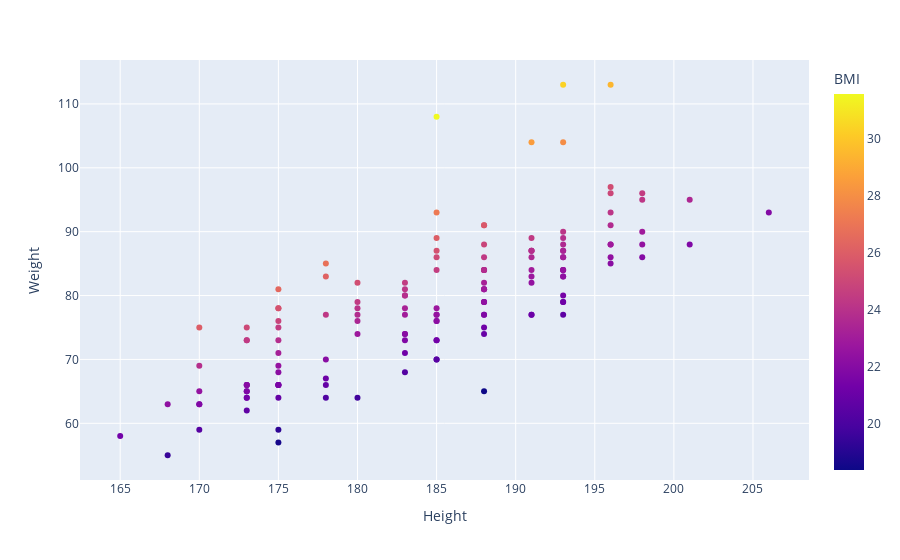

This figure's notebook cell:
### Code cell
import plotly.express as px
df = wnba
fig = px.scatter(df, x = 'Height', y = 'Weight', color= 'BMI')

# If you print fig, you'll see that it's just a regular figure with data and layout
# print(fig)

fig.show()

### Figure 1 — Plotly figure (JSON) as saved in the notebook; plotly's stock layout.template omitted (floating-point values rounded to 4 significant figures; data arrays with more than 128 entries replaced by an {"elided": "..."} marker saying what was removed)
{"data": [{"hoverlabel": {"namelength": 0}, "hovertemplate": "Height=%{x}<br>Weight=%{y}<br>BMI=%{marker.color}", "legendgroup": "", "marker": {"color": {"elided": "142 float values"}, "coloraxis": "coloraxis", "symbol": "circle"}, "mode": "markers", "name": "", "showlegend": false, "type": "scatter", "x": {"elided": "142 int values"}, "xaxis": "x", "y": {"elided": "142 int values"}, "yaxis": "y"}], "layout": {"coloraxis": {"colorbar": {"title": {"text": "BMI"}}, "colorscale": [[0, "#0d0887"], [0.1111, "#46039f"], [0.2222, "#7201a8"], [0.3333, "#9c179e"], [0.4444, "#bd3786"], [0.5556, "#d8576b"], [0.6667, "#ed7953"], [0.7778, "#fb9f3a"], [0.8889, "#fdca26"], [1, "#f0f921"]]}, "legend": {"tracegroupgap": 0}, "margin": {"t": 60}, "xaxis": {"anchor": "y", "domain": [0, 1], "title": {"text": "Height"}}, "yaxis": {"anchor": "x", "domain": [0, 1], "title": {"text": "Weight"}}}}
